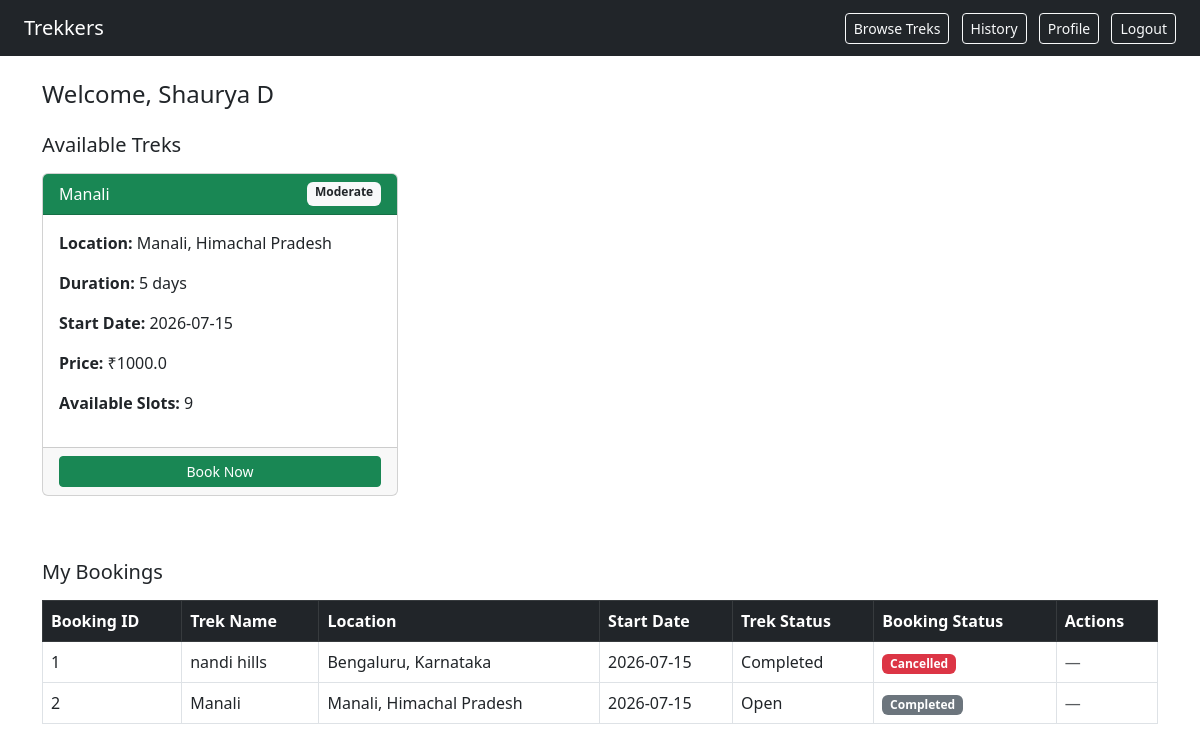
The app's page /user/dashboard (signed in) with its own data.
### models.py (models this page shows)
class User(UserMixin,db.Model):
    id = db.Column(db.Integer, primary_key=True)
    name = db.Column(db.String(50), nullable=False)
    email = db.Column(db.String(50), unique=True, nullable=False)
    password = db.Column(db.String(200), nullable=False)
    role= db.Column(db.String(50), nullable=False, default='user')
    approval = db.Column(db.Boolean, default=True)
    blacklist = db.Column(db.Boolean, default=False)
    bookings = db.relationship('Booking', backref='trekker', lazy=True)
    assigned_treks = db.relationship('Trek', backref='assigned_staff', lazy=True)
    staff_profile = db.relationship('TrekStaff', backref='user', uselist=False)

class Trek(db.Model):
    id = db.Column(db.Integer, primary_key=True)
    name = db.Column(db.String(50), nullable=False)
    location = db.Column(db.String(100), nullable=False)
    difficulty = db.Column(db.String(50), nullable=False)
    duration = db.Column(db.String(50), nullable=False)
    total_slots = db.Column(db.Integer, nullable=False)
    available_slots = db.Column(db.Integer, nullable=False)
    assigned_staffid = db.Column(db.Integer, db.ForeignKey('user.id'), nullable=True)
    start_date = db.Column(db.Date, nullable=False)
    end_date = db.Column(db.Date, nullable=False)
    status = db.Column(db.String(50), nullable=False)
    price = db.Column(db.Float, nullable=False)
    bookings = db.relationship('Booking', backref='trek', lazy=True)

class Booking(db.Model):
    booking_id = db.Column(db.Integer, primary_key=True)
    user_id = db.Column(db.Integer, db.ForeignKey('user.id'), nullable=False)
    trek_id = db.Column(db.Integer, db.ForeignKey('trek.id'), nullable=False)
    booking_date = db.Column(db.Date, nullable=False)
    status = db.Column(db.String(50), nullable=False)

### routes.py (the view)
@app.route('/user/dashboard')
@login_required
def user_dashboard():
    if current_user.role != 'trekker':
        flash('Access Denied')
        return redirect(url_for('login'))
    my_bookings = Booking.query.filter_by(user_id=current_user.id).all()
    booking_data = []
    for booking in my_bookings:
        trek = Trek.query.get(booking.trek_id)
        booking_data.append({
            'booking': booking,
            'trek': trek
        })
    available_treks = Trek.query.filter_by(status='Open').all()
    return render_template('user_dashboard.html',
        booking_data=booking_data,
        available_treks=available_treks
    )

### routes.py (called while the page is built)
@login_manager.user_loader
def load_user(user_id):
    return User.query.get(int(user_id))

### templates/user_dashboard.html (shortened to what this page needs)
<!DOCTYPE html>
<html>
<head>
    <link rel="stylesheet" href="https://cdn.jsdelivr.net/npm/bootstrap@5.3.0/dist/css/bootstrap.min.css">
</head>
<body>
<nav class="navbar navbar-dark bg-dark px-4">
    <span class="navbar-brand">Trekkers</span>
    <div>
        <a href="/user/treks" class="btn btn-outline-light btn-sm me-2">Browse Treks</a>
        <a href="/user/history" class="btn btn-outline-light btn-sm me-2">History</a>
        <a href="/user/profile" class="btn btn-outline-light btn-sm me-2">Profile</a>
        <a href="/logout" class="btn btn-outline-light btn-sm">Logout</a>
    </div>
</nav>
<div class="container mt-4">
    <h4>Welcome, {{ current_user.name }}</h4>
    <h5 class="mt-4">Available Treks</h5>
    {% if available_treks %}
    <div class="row mt-3">
        {% for trek in available_treks %}
        <div class="col-md-4 mb-3">
            <div class="card h-100">
                <div class="card-header bg-success text-white d-flex justify-content-between">
                    <span>{{ trek.name }}</span>
                    <span class="badge bg-light text-dark">{{ trek.difficulty }}</span>
                </div>
                <div class="card-body">
                    <p><strong>Location:</strong> {{ trek.location }}</p>
                    <p><strong>Duration:</strong> {{ trek.duration }} days</p>
                    <p><strong>Start Date:</strong> {{ trek.start_date }}</p>
                    <p><strong>Price:</strong> ₹{{ trek.price }}</p>
                    <p><strong>Available Slots:</strong> {{ trek.available_slots }}</p>
                </div>
                <div class="card-footer">
                    <a href="/user/trek/{{ trek.id }}/book" class="btn btn-success w-100 btn-sm">
                        Book Now
                    </a>
                </div>
            </div>
        </div>
        {% endfor %}
    </div>
    {% else %}
        <p class="text-muted">No open treks available right now.</p>
    {% endif %}
    <h5 class="mt-5">My Bookings</h5>
    {% if booking_data %}
    <table class="table table-bordered mt-3">
        <thead class="table-dark">
            <tr>
                <th>Booking ID</th>
                <th>Trek Name</th>
                <th>Location</th>
                <th>Start Date</th>
                <th>Trek Status</th>
                <th>Booking Status</th>
                <th>Actions</th>
            </tr>
        </thead>
        <tbody>
            {% for item in booking_data %}
            <tr>
                <td>{{ item.booking.booking_id }}</td>
                <td>{{ item.trek.name }}</td>
                <td>{{ item.trek.location }}</td>
                <td>{{ item.trek.start_date }}</td>
                <td>{{ item.trek.status }}</td>
                <td>
                    <span class="badge
                        {% if item.booking.status == 'Booked' %}bg-success
                        {% elif item.booking.status == 'Cancelled' %}bg-danger
                        {% else %}bg-secondary{% endif %}">
                        {{ item.booking.status }}
                    </span>
                </td>
                <td>
                    {% if item.booking.status == 'Booked' %}
                    <a href="/user/booking/{{ item.booking.booking_id }}/cancel"
                       class="btn btn-sm btn-danger"
                       onclick="return confirm('Are you sure you want to cancel?')">
                        Cancel
                    </a>
                    {% else %}
                    <span class="text-muted">—</span>
                    {% endif %}
                </td>
            </tr>
            {% endfor %}
        </tbody>
    </table>
    {% else %}
        <p class="text-muted mt-3">No bookings yet. <a href="/user/treks">Browse treks</a></p>
    {% endif %}
</div>
</body>
</html>

### records on screen
User: name "Shaurya D"
Trek: name "Manali", difficulty "Moderate", location "Manali, Himachal Pradesh", duration "5", start_date "2026-07-15", price "1000.0", available_slots "9", trek.name "Manali", trek.location "Manali, Himachal Pradesh", trek.start_date "2026-07-15", trek.status "Open"
Booking: booking.booking_id "1", booking.status "Cancelled"
Trek: trek.name "nandi hills", trek.location "Bengaluru, Karnataka", trek.start_date "2026-07-15", trek.status "Completed"
Booking: booking.booking_id "2", booking.status "Completed"
